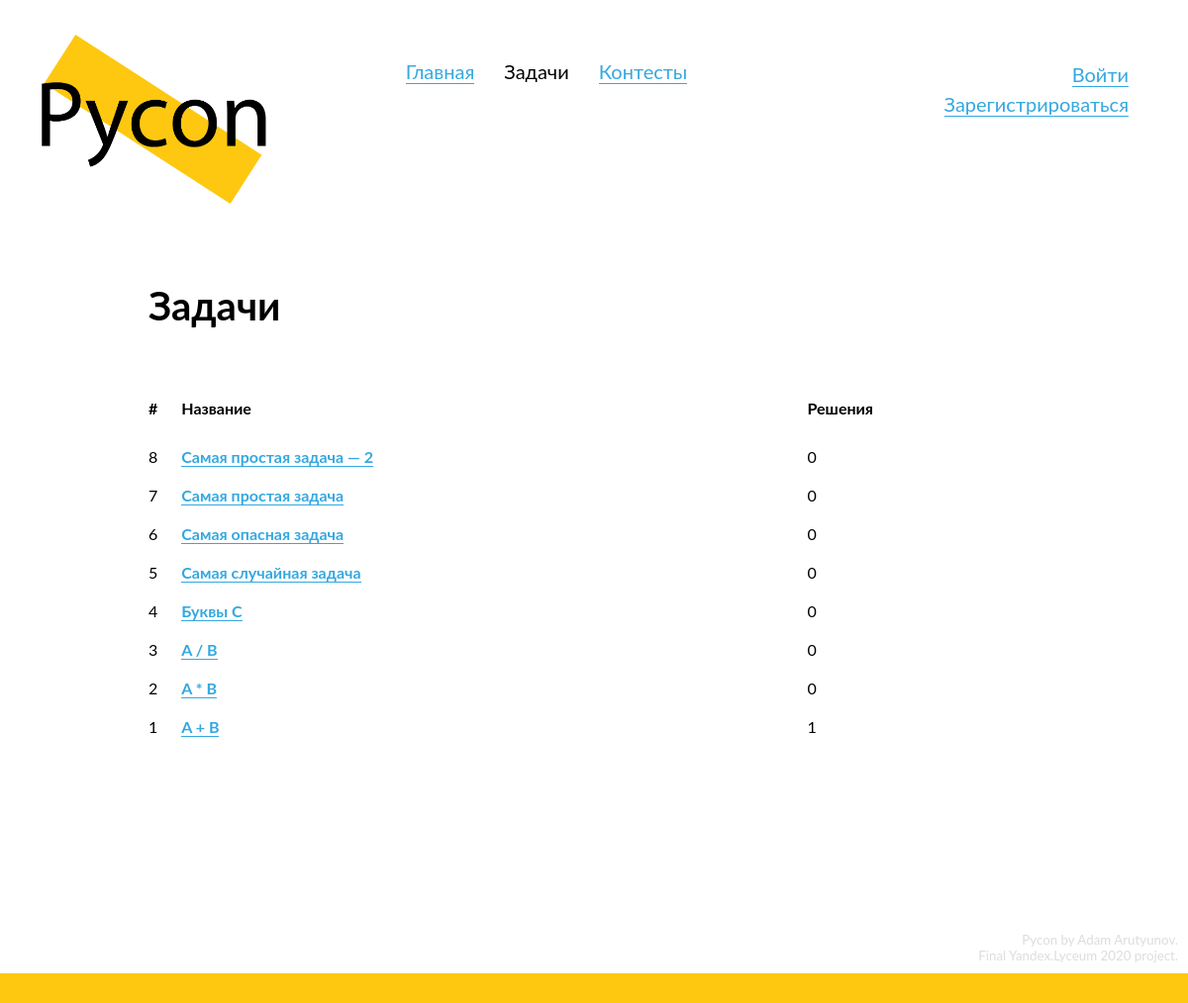
Before: /problems with the older database file.
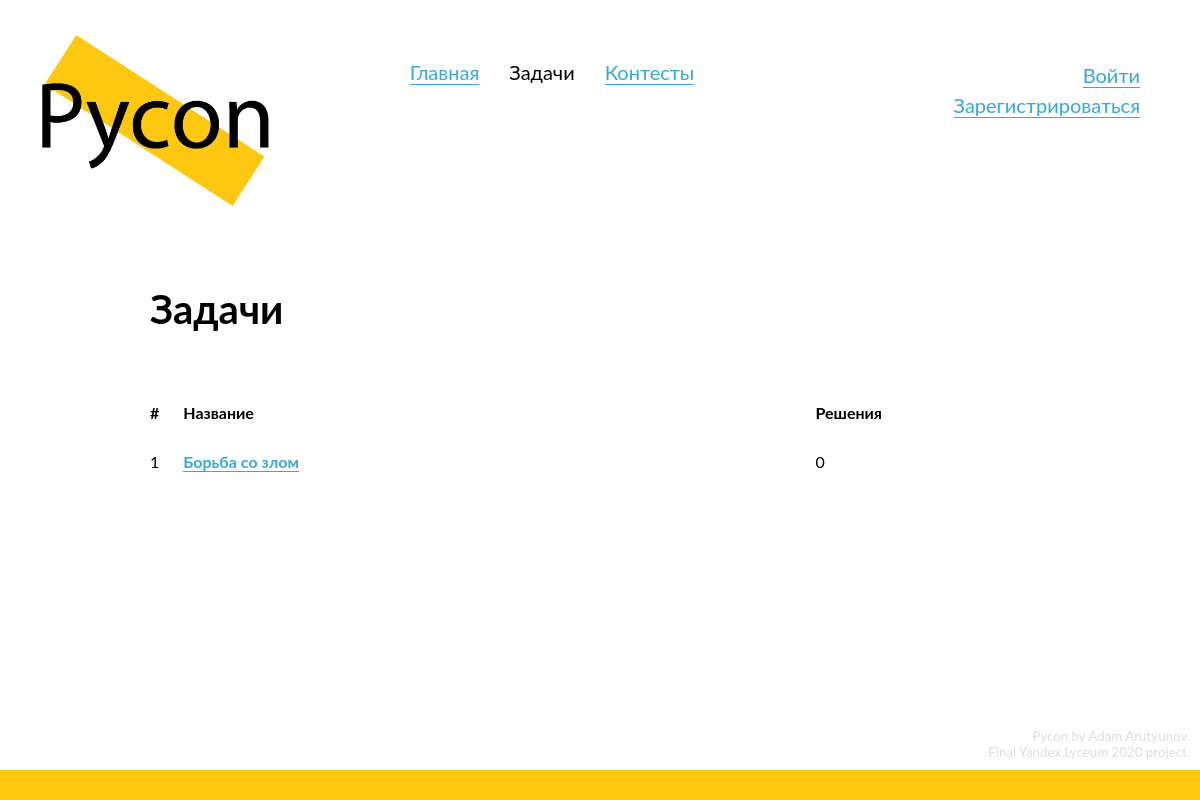
After: the same page with the newer database file.
### data/models/problem.py (models this page shows, shortened)
class Problem(SqlAlchemyBase, SerializerMixin):
    __tablename__ = 'problems'
    id = Column(Integer, primary_key=True, autoincrement=True)
    name = Column(String, nullable=True)
    situation = Column(String, nullable=False)
    input_data = Column(String, nullable=True)
    output_data = Column(String, nullable=True)
    tests = orm.relation("Test", back_populates='problem')
    time_limit = Column(Integer, nullable=True)
    memory_limit = Column(Integer, nullable=True)
    @property
    def users_solved(self):
        return list(map(lambda x: x.user, filter(lambda x: x.solved, self.users)))

### Pycon.py (the view)
@app.route('/problems')
def problems():
    session = db_session.create_session()
    problems = session.query(Problem).order_by(Problem.id.desc()).all()
    return render_template('problems.html', title="Задачи",
                           problems=problems)

### data/db_session.py (called while the page is built)
def create_session() -> Session:
    global __scoped_session
    return __scoped_session

### templates/problems.html (shortened to what this page needs)
{% extends "base.html" %}
{% block content %}
  <div class="content-header">
    <h2>
      Задачи
    </h2>
  </div>
  <div class="content-block">
    {% if problems %}
      <table class="submissions-table">
        <tr>
          <th class="id-td">
            <span>
              #
            </span>
          </th>
          <th class="problemname-td">
            <span>
              Название
            </span>
          </th>
          <th class="solutions-td">
            <span>
              Решения
            </span>
          </th>
        </tr>
        {% for problem in problems %}
          <tr>
              <td class="id-td">
              </div>
              {{ problem.id }}
            </td>
            <td class="problemname-td">
              <a href="/problems/{{ problem.id }}">{{ problem.name }}</a>
            </td>
            <td class="solutions-td">
              {{ problem.users_solved|length }}
            </td>
          </tr>
        {% endfor %}
    {% endif %}
{% endblock %}

### templates/base.html (shortened to what this page needs)
<!doctype html>
<html lang="en">
  <head>
      <link rel="stylesheet" type="text/css" href="/static/css/style.css">
      <link href="/static/css/codemirror.css" rel="stylesheet">
  </head>
<body>
  <header>
      <a href="/" style="border: none;">
        <div id="logo">
          <img src="/static/img/logo.png">
        </div>
      </a>
      <div id="header-links">
      </div>
      <div id="login-block">
        {% if current_user.is_authenticated %}
          Вы вошли как <b>{{ current_user.login }}</b><br>
          <script>
            document.write(`<a href="/logout?next=${path}">Выйти</a><br>`)
          </script>
        {% else %}
          <a href="/register">Зарегистрироваться</a>
        {% endif %}
      </div>
  </header>
  <main role="main" id="main">
      {% block content %}{% endblock %}
  </main>
  <footer>
    <div id="credits">
      Pycon by Adam Arutyunov.<br>
      Final Yandex.Lyceum 2020 project.<br>
    </div>
    <div id="footer-div"></div>
  </footer>
</body>
</html>

### static/css/style.css (style rules this page uses)
* { margin: 0; padding: 0; position: relative; }
html { height: 100%; }
:root { --primary-color: #FEC811; --light-grey: #D0D0D0; --very-light-grey: #ECECEC; }
body { position: relative; font-family: "Lato"; font-size: 14pt; min-height: 100%; }
img { width: 100%; }
footer { position: absolute; bottom: 0; width: 100%; }
a { text-decoration: none; color: #35A8E0; border-bottom: 1px solid #35A8E0; }
h2 { font-size: 30pt; margin-bottom: 50px; }
td, th { position: relative; vertical-align: top; border: none; }
th { padding-bottom: 10px; text-align: left; font-weight: bold; }
table { border: none; border-spacing: 2vw 20px; margin-left: -2vw; width: 100%; font-size: 12pt; }
table a { font-weight: bold; }
.content-block { margin-top: 25px; margin-bottom: 50px; }
.content-header { margin-bottom: 50px; }
.id-td { width: 1px; overflow: visible; }
.solutions-td { width: 1px; }
#login-block { display: inline-block; vertical-align: top; margin-top: 60px; float: right; margin-right: 60px; text-align: right; font-size: 15pt; line-height: 1.5; }
#footer-div { height: 30px; background-color: var(--primary-color); }
#credits { font-size: 10pt; color: #DDD; margin: 10px; text-align: right; }
#logo { width: 20%; margin-left: 35px; margin-top: 35px; display: inline-block; }
#main { margin-top: 75px; margin-left: 150px; width: 65%; min-width: 600px; padding-bottom: 200px; }
#header-links { display: inline-block; margin-left: 130px; margin-top: 60px; vertical-align: top; font-size: 15pt; }

Changed rows visible on the page:
removed Problem: id "8", name "Самая простая задача — 2", users_solved|length "0"
removed Problem: id "7", name "Самая простая задача", users_solved|length "0"
removed Problem: id "6", name "Самая опасная задача", users_solved|length "0"
removed Problem: id "5", name "Самая случайная задача", users_solved|length "0"
removed Problem: id "4", name "Буквы C", users_solved|length "0"
removed Problem: id "3", name "A / B", users_solved|length "0"
removed Problem: id "2", name "A * B", users_solved|length "0"
changed Problem id 1: name "A + B" → "Борьба со злом"; users_solved|length "1" → "0"
